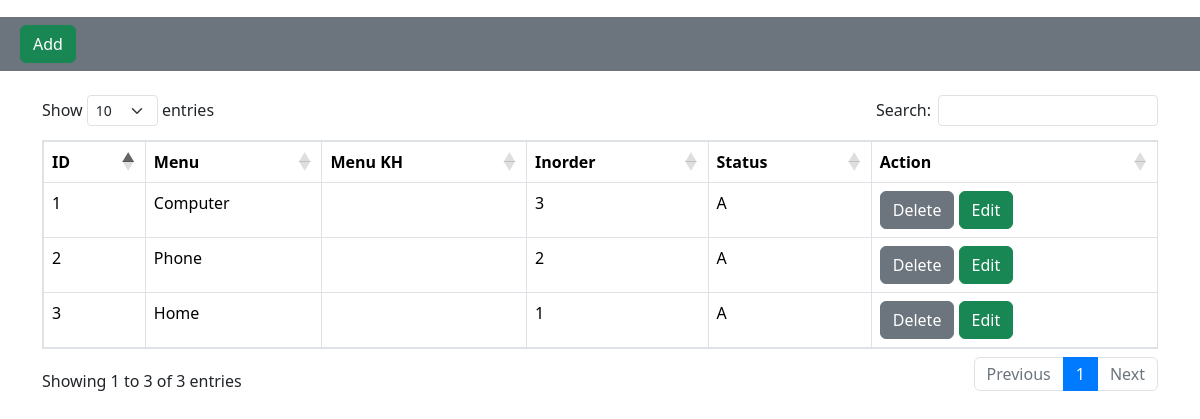
The page /admin/view/Menu/index.php on the database its author committed.
### tables this page shows
CREATE TABLE IF NOT EXISTS `tbl_menu` (
  `ID` int NOT NULL AUTO_INCREMENT,
  `menu` varchar(250) NOT NULL,
  `menukh` varchar(500) NOT NULL,
  `status` varchar(10) NOT NULL,
  `inorder` int NOT NULL,
  PRIMARY KEY (`ID`)
);

### admin/view/Menu/index.php (the view, shortened to what this page needs)
<?php
include '../../root/Header.php';
include '../../connection/conect.php';
?>
<body>
    <div class="container-fludi mt-3">
        <div class="row">
            <div class="col-xl-12">
            </div>
        </div>
        <div class="row">
            <div class="col-xl-12 bg-secondary p-2">
                <a href="create.php" class="btn btn-success mx-4">Add</a>
            </div>
        </div>
    </div>
    <div class="container  mt-4  ">
        <table id="example" class="table  table-bordered" style="width:100%">
            <thead>
                <tr>
                    <th>ID</th>
                    <th>Menu</th>
                    <th>Menu KH</th>
                    <th>Inorder</th>
                    <th>Status</th>
                    <th>Action</th>
                </tr>
            </thead>
            <tbody>
                <?php
                $SQL = "select * from tbl_menu";
                $result = $con->query($SQL);
                $i=1;
                while ($row = $result->fetch_assoc()) {
                ?>
                    <tr>
                        <td><?php echo $i++?></td>
                        <td><?php echo $row['menu']?></td>
                        <td><?php echo $row['menukh']?></td>
                        <td><?php echo $row['inorder']?></td>
                        <td><?php echo $row['status']?></td>
                        <td>
                            <a href="../../model/Menu/actioncreate.php?id=<?php echo $row['ID']?>&&action=Delete" class="btn btn-secondary">Delete</a>
                            <a href="edit.php?id=<?php echo $row['ID']?>" class="btn btn-success">Edit</a>
                        </td>
                    </tr>
                <?php
                }
                ?>
            </tbody>
        </table>
    </div>
</body>
</html>

### rows shown on the page
tbl_menu: menu "Computer", inorder "3", status "A"
tbl_menu: menu "Phone", inorder "2", status "A"
tbl_menu: menu "Home", inorder "1", status "A"
